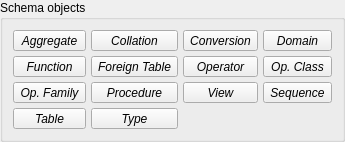
       <widget class="QGroupBox" name="sch_objs_grp">
        <property name="font">
         <font>
          <italic>false</italic>
          <bold>false</bold>
         </font>
        </property>
        <property name="title">
         <string>Schema objects</string>
        </property>
        <layout class="QGridLayout" name="gridLayout_8">
         <property name="leftMargin">
          <number>5</number>
         </property>
         <property name="topMargin">
          <number>5</number>
         </property>
         <property name="rightMargin">
          <number>5</number>
         </property>
         <property name="bottomMargin">
          <number>5</number>
         </property>
         <property name="spacing">
          <number>5</number>
         </property>
         <item row="0" column="0">
          <widget class="QWidget" name="sch_objs_btns_wgt" native="true">
           <property name="sizePolicy">
            <sizepolicy hsizetype="Preferred" vsizetype="Fixed">
             <horstretch>0</horstretch>
             <verstretch>0</verstretch>
            </sizepolicy>
           </property>
           <layout class="QGridLayout" name="gridLayout">
            <property name="leftMargin">
             <number>5</number>
            </property>
            <property name="topMargin">
             <number>5</number>
            </property>
            <property name="rightMargin">
             <number>5</number>
            </property>
            <property name="bottomMargin">
             <number>5</number>
            </property>
            <property name="spacing">
             <number>5</number>
            </property>
            <item row="1" column="2">
             <widget class="QToolButton" name="operator_tb">
              <property name="sizePolicy">
               <sizepolicy hsizetype="Preferred" vsizetype="Fixed">
                <horstretch>0</horstretch>
                <verstretch>0</verstretch>
               </sizepolicy>
              </property>
              <property name="font">
               <font>
                <italic>true</italic>
                <bold>false</bold>
               </font>
              </property>
              <property name="focusPolicy">
               <enum>Qt::FocusPolicy::NoFocus</enum>
              </property>
              <property name="text">
               <string>Operator</string>
              </property>
              <property name="icon">
               <iconset resource="../../res/resources.qrc">
                <normaloff>:/icons/icons/operator.png</normaloff>:/icons/icons/operator.png</iconset>
              </property>
              <property name="iconSize">
               <size>
                <width>32</width>
                <height>32</height>
               </size>
              </property>
              <property name="popupMode">
               <enum>QToolButton::ToolButtonPopupMode::InstantPopup</enum>
              </property>
              <property name="toolButtonStyle">
               <enum>Qt::ToolButtonStyle::ToolButtonTextUnderIcon</enum>
              </property>
             </widget>
            </item>
            <item row="2" column="4">
             <widget class="QToolButton" name="sequence_tb">
              <property name="sizePolicy">
               <sizepolicy hsizetype="Preferred" vsizetype="Fixed">
                <horstretch>0</horstretch>
                <verstretch>0</verstretch>
               </sizepolicy>
              </property>
              <property name="font">
               <font>
                <italic>true</italic>
                <bold>false</bold>
               </font>
              </property>
              <property name="focusPolicy">
               <enum>Qt::FocusPolicy::NoFocus</enum>
              </property>
              <property name="text">
               <string>Sequence</string>
              </property>
              <property name="icon">
               <iconset resource="../../res/resources.qrc">
                <normaloff>:/icons/icons/sequence.png</normaloff>:/icons/icons/sequence.png</iconset>
              </property>
              <property name="iconSize">
               <size>
                <width>32</width>
                <height>32</height>
               </size>
              </property>
              <property name="popupMode">
               <enum>QToolButton::ToolButtonPopupMode::InstantPopup</enum>
              </property>
              <property name="toolButtonStyle">
               <enum>Qt::ToolButtonStyle::ToolButtonTextUnderIcon</enum>
              </property>
             </widget>
            </item>
            <item row="3" column="1">
             <widget class="QToolButton" name="type_tb">
              <property name="sizePolicy">
               <sizepolicy hsizetype="Preferred" vsizetype="Fixed">
                <horstretch>0</horstretch>
                <verstretch>0</verstretch>
               </sizepolicy>
              </property>
              <property name="font">
               <font>
                <italic>true</italic>
                <bold>false</bold>
               </font>
              </property>
              <property name="focusPolicy">
               <enum>Qt::FocusPolicy::NoFocus</enum>
              </property>
              <property name="text">
               <string>Type</string>
              </property>
              <property name="icon">
               <iconset resource="../../res/resources.qrc">
                <normaloff>:/icons/icons/usertype.png</normaloff>:/icons/icons/usertype.png</iconset>
              </property>
              <property name="iconSize">
               <size>
                <width>32</width>
                <height>32</height>
               </size>
              </property>
              <property name="popupMode">
               <enum>QToolButton::ToolButtonPopupMode::InstantPopup</enum>
              </property>
              <property name="toolButtonStyle">
               <enum>Qt::ToolButtonStyle::ToolButtonTextUnderIcon</enum>
              </property>
             </widget>
            </item>
            <item row="1" column="1">
             <widget class="QToolButton" name="foreigntable_tb">
              <property name="sizePolicy">
               <sizepolicy hsizetype="Preferred" vsizetype="Fixed">
                <horstretch>0</horstretch>
                <verstretch>0</verstretch>
               </sizepolicy>
              </property>
              <property name="font">
               <font>
                <italic>true</italic>
                <bold>false</bold>
               </font>
              </property>
              <property name="focusPolicy">
               <enum>Qt::FocusPolicy::NoFocus</enum>
              </property>
              <property name="text">
               <string>Foreign Table</string>
              </property>
              <property name="icon">
               <iconset resource="../../res/resources.qrc">
                <normaloff>:/icons/icons/foreigntable.png</normaloff>:/icons/icons/foreigntable.png</iconset>
              </property>
              <property name="iconSize">
               <size>
                <width>32</width>
                <height>32</height>
               </size>
              </property>
              <property name="popupMode">
               <enum>QToolButton::ToolButtonPopupMode::InstantPopup</enum>
              </property>
              <property name="toolButtonStyle">
               <enum>Qt::ToolButtonStyle::ToolButtonTextUnderIcon</enum>
              </property>
             </widget>
            </item>
            <item row="0" column="1">
             <widget class="QToolButton" name="collation_tb">
              <property name="sizePolicy">
               <sizepolicy hsizetype="Preferred" vsizetype="Fixed">
                <horstretch>0</horstretch>
                <verstretch>0</verstretch>
               </sizepolicy>
              </property>
              <property name="font">
               <font>
                <italic>true</italic>
                <bold>false</bold>
               </font>
              </property>
              <property name="focusPolicy">
               <enum>Qt::FocusPolicy::NoFocus</enum>
              </property>
              <property name="text">
               <string>Collation</string>
              </property>
              <property name="icon">
               <iconset resource="../../res/resources.qrc">
                <normaloff>:/icons/icons/collation.png</normaloff>:/icons/icons/collation.png</iconset>
              </property>
              <property name="iconSize">
               <size>
                <width>32</width>
                <height>32</height>
               </size>
              </property>
              <property name="popupMode">
               <enum>QToolButton::ToolButtonPopupMode::InstantPopup</enum>
              </property>
              <property name="toolButtonStyle">
               <enum>Qt::ToolButtonStyle::ToolButtonTextUnderIcon</enum>
              </property>
             </widget>
            </item>
            <item row="2" column="2">
             <widget class="QToolButton" name="view_tb">
              <property name="sizePolicy">
               <sizepolicy hsizetype="Preferred" vsizetype="Fixed">
                <horstretch>0</horstretch>
                <verstretch>0</verstretch>
               </sizepolicy>
              </property>
              <property name="font">
               <font>
                <italic>true</italic>
                <bold>false</bold>
               </font>
              </property>
              <property name="focusPolicy">
               <enum>Qt::FocusPolicy::NoFocus</enum>
              </property>
              <property name="text">
               <string>View</string>
              </property>
              <property name="icon">
               <iconset resource="../../res/resources.qrc">
                <normaloff>:/icons/icons/view.png</normaloff>:/icons/icons/view.png</iconset>
              </property>
              <property name="iconSize">
               <size>
                <width>32</width>
                <height>32</height>
               </size>
              </property>
              <property name="popupMode">
               <enum>QToolButton::ToolButtonPopupMode::InstantPopup</enum>
              </property>
              <property name="toolButtonStyle">
               <enum>Qt::ToolButtonStyle::ToolButtonTextUnderIcon</enum>
              </property>
             </widget>
            </item>
            <item row="3" column="0">
             <widget class="QToolButton" name="table_tb">
              <property name="sizePolicy">
               <sizepolicy hsizetype="Preferred" vsizetype="Fixed">
                <horstretch>0</horstretch>
                <verstretch>0</verstretch>
               </sizepolicy>
              </property>
              <property name="font">
               <font>
                <italic>true</italic>
                <bold>false</bold>
               </font>
              </property>
              <property name="focusPolicy">
               <enum>Qt::FocusPolicy::NoFocus</enum>
              </property>
              <property name="text">
               <string>Table</string>
              </property>
              <property name="icon">
               <iconset resource="../../res/resources.qrc">
                <normaloff>:/icons/icons/table.png</normaloff>:/icons/icons/table.png</iconset>
              </property>
              <property name="iconSize">
               <size>
                <width>32</width>
                <height>32</height>
               </size>
              </property>
              <property name="popupMode">
               <enum>QToolButton::ToolButtonPopupMode::InstantPopup</enum>
              </property>
              <property name="toolButtonStyle">
               <enum>Qt::ToolButtonStyle::ToolButtonTextUnderIcon</enum>
              </property>
             </widget>
            </item>
            <item row="0" column="4">
             <widget class="QToolButton" name="domain_tb">
              <property name="sizePolicy">
               <sizepolicy hsizetype="Preferred" vsizetype="Fixed">
                <horstretch>0</horstretch>
                <verstretch>0</verstretch>
               </sizepolicy>
              </property>
              <property name="font">
               <font>
                <italic>true</italic>
                <bold>false</bold>
               </font>
              </property>
              <property name="focusPolicy">
               <enum>Qt::FocusPolicy::NoFocus</enum>
              </property>
              <property name="text">
               <string>Domain</string>
              </property>
              <property name="icon">
               <iconset resource="../../res/resources.qrc">
                <normaloff>:/icons/icons/domain.png</normaloff>:/icons/icons/domain.png</iconset>
              </property>
              <property name="iconSize">
               <size>
                <width>32</width>
                <height>32</height>
               </size>
              </property>
              <property name="popupMode">
               <enum>QToolButton::ToolButtonPopupMode::InstantPopup</enum>
              </property>
              <property name="toolButtonStyle">
               <enum>Qt::ToolButtonStyle::ToolButtonTextUnderIcon</enum>
              </property>
             </widget>
            </item>
            <item row="2" column="0">
             <widget class="QToolButton" name="opfamily_tb">
              <property name="sizePolicy">
               <sizepolicy hsizetype="Preferred" vsizetype="Fixed">
                <horstretch>0</horstretch>
                <verstretch>0</verstretch>
               </sizepolicy>
              </property>
              <property name="font">
               <font>
                <italic>true</italic>
                <bold>false</bold>
               </font>
              </property>
              <property name="focusPolicy">
               <enum>Qt::FocusPolicy::NoFocus</enum>
              </property>
              <property name="text">
               <string>Op. Family</string>
              </property>
              <property name="icon">
               <iconset resource="../../res/resources.qrc">
                <normaloff>:/icons/icons/opfamily.png</normaloff>:/icons/icons/opfamily.png</iconset>
              </property>
              <property name="iconSize">
               <size>
                <width>32</width>
                <height>32</height>
               </size>
              </property>
              <property name="popupMode">
               <enum>QToolButton::ToolButtonPopupMode::InstantPopup</enum>
              </property>
              <property name="toolButtonStyle">
               <enum>Qt::ToolButtonStyle::ToolButtonTextUnderIcon</enum>
              </property>
             </widget>
            </item>
            <item row="1" column="0">
             <widget class="QToolButton" name="function_tb">
              <property name="sizePolicy">
               <sizepolicy hsizetype="Preferred" vsizetype="Fixed">
                <horstretch>0</horstretch>
                <verstretch>0</verstretch>
               </sizepolicy>
              </property>
              <property name="font">
               <font>
                <italic>true</italic>
                <bold>false</bold>
               </font>
              </property>
              <property name="focusPolicy">
               <enum>Qt::FocusPolicy::NoFocus</enum>
              </property>
              <property name="text">
               <string>Function</string>
              </property>
              <property name="icon">
               <iconset resource="../../res/resources.qrc">
                <normaloff>:/icons/icons/function.png</normaloff>:/icons/icons/function.png</iconset>
              </property>
              <property name="iconSize">
               <size>
                <width>32</width>
                <height>32</height>
               </size>
              </property>
              <property name="popupMode">
               <enum>QToolButton::ToolButtonPopupMode::InstantPopup</enum>
              </property>
              <property name="toolButtonStyle">
               <enum>Qt::ToolButtonStyle::ToolButtonTextUnderIcon</enum>
              </property>
             </widget>
            </item>
            <item row="1" column="4">
             <widget class="QToolButton" name="opclass_tb">
              <property name="sizePolicy">
               <sizepolicy hsizetype="Preferred" vsizetype="Fixed">
                <horstretch>0</horstretch>
                <verstretch>0</verstretch>
               </sizepolicy>
              </property>
              <property name="font">
               <font>
                <italic>true</italic>
                <bold>false</bold>
               </font>
              </property>
              <property name="focusPolicy">
               <enum>Qt::FocusPolicy::NoFocus</enum>
              </property>
              <property name="text">
               <string>Op. Class</string>
              </property>
              <property name="icon">
               <iconset resource="../../res/resources.qrc">
                <normaloff>:/icons/icons/opclass.png</normaloff>:/icons/icons/opclass.png</iconset>
              </property>
              <property name="iconSize">
               <size>
                <width>32</width>
                <height>32</height>
               </size>
              </property>
              <property name="popupMode">
               <enum>QToolButton::ToolButtonPopupMode::InstantPopup</enum>
              </property>
              <property name="toolButtonStyle">
               <enum>Qt::ToolButtonStyle::ToolButtonTextUnderIcon</enum>
              </property>
             </widget>
            </item>
            <item row="2" column="1">
             <widget class="QToolButton" name="procedure_tb">
              <property name="sizePolicy">
               <sizepolicy hsizetype="Preferred" vsizetype="Fixed">
                <horstretch>0</horstretch>
                <verstretch>0</verstretch>
               </sizepolicy>
              </property>
              <property name="font">
               <font>
                <italic>true</italic>
                <bold>false</bold>
               </font>
              </property>
              <property name="focusPolicy">
               <enum>Qt::FocusPolicy::NoFocus</enum>
              </property>
              <property name="text">
               <string>Procedure</string>
              </property>
              <property name="icon">
               <iconset resource="../../res/resources.qrc">
                <normaloff>:/icons/icons/procedure.png</normaloff>:/icons/icons/procedure.png</iconset>
              </property>
              <property name="iconSize">
               <size>
                <width>32</width>
                <height>32</height>
               </size>
              </property>
              <property name="popupMode">
               <enum>QToolButton::ToolButtonPopupMode::InstantPopup</enum>
              </property>
              <property name="toolButtonStyle">
               <enum>Qt::ToolButtonStyle::ToolButtonTextUnderIcon</enum>
              </property>
             </widget>
            </item>
            <item row="0" column="2">
             <widget class="QToolButton" name="conversion_tb">
              <property name="sizePolicy">
               <sizepolicy hsizetype="Preferred" vsizetype="Fixed">
                <horstretch>0</horstretch>
                <verstretch>0</verstretch>
               </sizepolicy>
              </property>
              <property name="font">
               <font>
                <italic>true</italic>
                <bold>false</bold>
               </font>
              </property>
              <property name="focusPolicy">
               <enum>Qt::FocusPolicy::NoFocus</enum>
              </property>
              <property name="text">
               <string>Conversion</string>
              </property>
              <property name="icon">
               <iconset resource="../../res/resources.qrc">
                <normaloff>:/icons/icons/conversion.png</normaloff>:/icons/icons/conversion.png</iconset>
              </property>
              <property name="iconSize">
               <size>
                <width>32</width>
                <height>32</height>
               </size>
              </property>
              <property name="popupMode">
               <enum>QToolButton::ToolButtonPopupMode::InstantPopup</enum>
              </property>
              <property name="toolButtonStyle">
               <enum>Qt::ToolButtonStyle::ToolButtonTextUnderIcon</enum>
              </property>
             </widget>
            </item>
            <item row="0" column="0">
             <widget class="QToolButton" name="aggregate_tb">
              <property name="sizePolicy">
               <sizepolicy hsizetype="Preferred" vsizetype="Fixed">
                <horstretch>0</horstretch>
                <verstretch>0</verstretch>
               </sizepolicy>
              </property>
              <property name="font">
               <font>
                <italic>true</italic>
                <bold>false</bold>
               </font>
              </property>
              <property name="focusPolicy">
               <enum>Qt::FocusPolicy::NoFocus</enum>
              </property>
              <property name="text">
               <string>Aggregate</string>
              </property>
              <property name="icon">
               <iconset resource="../../res/resources.qrc">
                <normaloff>:/icons/icons/aggregate.png</normaloff>:/icons/icons/aggregate.png</iconset>
              </property>
              <property name="iconSize">
               <size>
                <width>32</width>
                <height>32</height>
               </size>
              </property>
              <property name="popupMode">
               <enum>QToolButton::ToolButtonPopupMode::InstantPopup</enum>
              </property>
              <property name="toolButtonStyle">
               <enum>Qt::ToolButtonStyle::ToolButtonTextUnderIcon</enum>
              </property>
             </widget>
            </item>
           </layout>
          </widget>
         </item>
        </layout>
       </widget>
